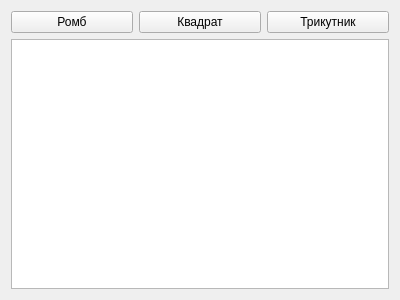
<?xml version="1.0" encoding="UTF-8"?>
<ui version="4.0">
 <class>MainWindow</class>
 <widget class="QMainWindow" name="MainWindow">
  <property name="geometry">
   <rect>
    <x>0</x>
    <y>0</y>
    <width>400</width>
    <height>300</height>
   </rect>
  </property>
  <property name="windowTitle">
   <string>MainWindow</string>
  </property>
  <widget class="QWidget" name="centralWidget">
   <layout class="QGridLayout" name="gridLayout">
    <item row="0" column="0">
     <widget class="QPushButton" name="pushButton">
      <property name="text">
       <string>Ромб</string>
      </property>
     </widget>
    </item>
    <item row="0" column="1">
     <widget class="QPushButton" name="pushButton_2">
      <property name="text">
       <string>Квадрат</string>
      </property>
     </widget>
    </item>
    <item row="0" column="2">
     <widget class="QPushButton" name="pushButton_3">
      <property name="text">
       <string>Трикутник</string>
      </property>
     </widget>
    </item>
    <item row="1" column="0" colspan="3">
     <widget class="QGraphicsView" name="graphicsView"/>
    </item>
   </layout>
  </widget>
  <widget class="QMenuBar" name="menuBar">
   <property name="geometry">
    <rect>
     <x>0</x>
     <y>0</y>
     <width>400</width>
     <height>25</height>
    </rect>
   </property>
  </widget>
 </widget>
 <layoutdefault spacing="6" margin="11"/>
 <resources/>
 <connections/>
</ui>
